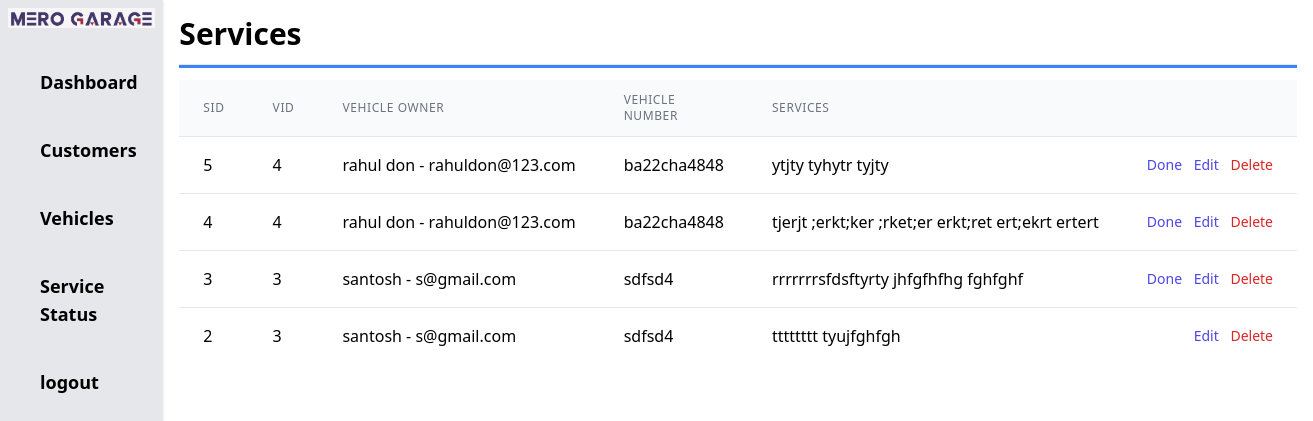
Screenshot of /admin/services.php with the database file from the repository.
### tables this page shows
CREATE TABLE `services` (
  `sid` int(11) NOT NULL,
  `vid` int(11) NOT NULL,
  `sdescription` varchar(500) NOT NULL,
  `sstatus` varchar(10) NOT NULL,
  `supdate` datetime NOT NULL DEFAULT CURRENT_TIMESTAMP
);

CREATE TABLE `vehicles` (
  `vid` int(11) NOT NULL,
  `cid` int(50) NOT NULL,
  `cname` varchar(50) NOT NULL,
  `vname` varchar(100) NOT NULL,
  `vbrand` varchar(50) NOT NULL,
  `vnumber` varchar(50) NOT NULL,
  `vservice` varchar(1000) NOT NULL
);

### admin/services.php (the view, shortened to what this page needs)
<?php include 'header.php'; ?>
<?php
    $qry3 = "SELECT * FROM services ORDER BY sid DESC";
    include '../includes/dbconnection.php';
    $result3 = mysqli_query($conn, $qry3);
?>
<h1 class="text-3xl font-bold">Services</h1>
    <hr class="my-3 h-1 bg-blue-500">
        <div class="">
            <table class="min-w-full divide-y divide-gray-200">
                <thead class="bg-gray-50">
                    <tr>
                        <th scope="col"
                            class="px-6 py-3 text-left text-xs font-medium text-gray-500 uppercase tracking-wider">
                            SID</th>
                        <th scope="col"
                            class="px-6 py-3 text-left text-xs font-medium text-gray-500 uppercase tracking-wider">
                            VID</th>
                        <th scope="col"
                            class="px-6 py-3 text-left text-xs font-medium text-gray-500 uppercase tracking-wider">
                            Vehicle Owner</th>
                        <th scope="col"
                            class="px-6 py-3 text-left text-xs font-medium text-gray-500 uppercase tracking-wider">
                            Vehicle Number</th>
                        <th scope="col"
                            class="px-6 py-3 text-left text-xs font-medium text-gray-500 uppercase tracking-wider">
                            Services</th>
                        <th scope="col" class="relative px-6 py-3">
                        </th>
                    </tr>
                </thead>
                <tbody class="bg-white divide-y divide-gray-200">
                    <?php while($row3 = mysqli_fetch_assoc($result3)){  ?>
                        <?php
                        $vid = $row3['vid'];
                        $qry = "SELECT * FROM vehicles WHERE vid = '$vid'";
                        $result = mysqli_query($conn, $qry);
                        $row = mysqli_fetch_assoc($result)
                        ?>
                    <tr>
                        <td class="px-6 py-4 whitespace-nowrap"><?php echo $row3['sid'];?></td>
                        <td class="px-6 py-4 whitespace-nowrap"><?php echo $row3['vid'];?></td>
                        <td class="px-6 py-4 whitespace-nowrap"><?php echo $row['cname'];?></td>
                        <td class="px-6 py-4 whitespace-nowrap"><?php echo $row['vnumber'];?></td>
                        <td class="px-6 py-4 whitespace-nowrap"><?php echo $row3['sdescription'];?></td>
                        <td class="px-6 py-4 whitespace-nowrap text-right text-sm font-medium">
                            <?php if ($row3['sstatus'] != 'Done') { ?>
                                <a href="services.php?confirm_id=<?php echo $row3['sid'];?>" class="text-indigo-600 hover:text-indigo-900 mr-2" onclick="return confirm('Are you sure to mark this service as done?')">Done</a>
                            <?php } ?>
                                <a href="editservice.php?sid=<?php echo $row3['sid'];?>" class="text-indigo-600 hover:text-indigo-900 mr-2">Edit</a>
                                <a href="services.php?delete_id=<?php echo $row3['sid'];?>" class="text-red-600 hover:text-red-900">Delete</a>
                        </td>
                    </tr>
                    <?php } ?>
                </tbody>
            </table>
        </div>

### rows the page displays
services: sid "5", vid "4", vid.cname "rahul don - rahuldon@123.com", vid.vnumber "ba22cha4848", sdescription "ytjty tyhytr tyjty"
services: sid "4", vid "4", vid.cname "rahul don - rahuldon@123.com", vid.vnumber "ba22cha4848", sdescription "tjerjt ;erkt;ker ;rket;er erkt;ret ert;ekrt ertert"
services: sid "3", vid "3", vid.cname "santosh - s@gmail.com", vid.vnumber "sdfsd4", sdescription "rrrrrrrsfdsftyrty jhfgfhfhg fghfghf"
services: sid "2", vid "3", vid.cname "santosh - s@gmail.com", vid.vnumber "sdfsd4", sdescription "tttttttt tyujfghfgh"
